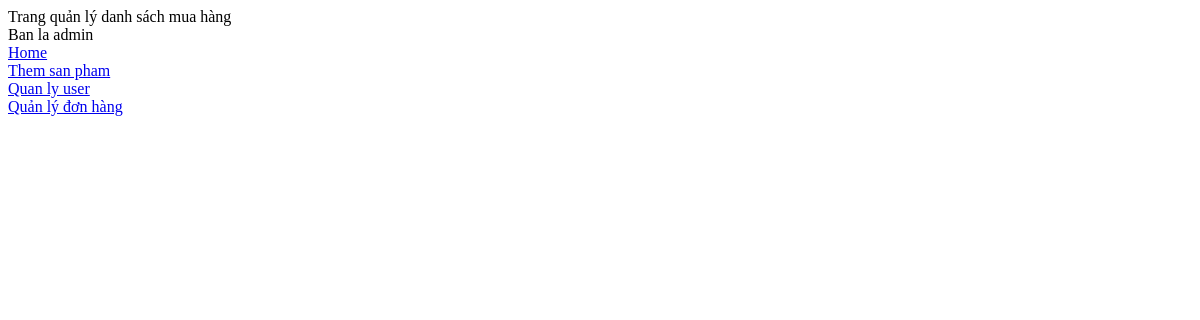
The app's page /manage_order.php (signed in), older data.
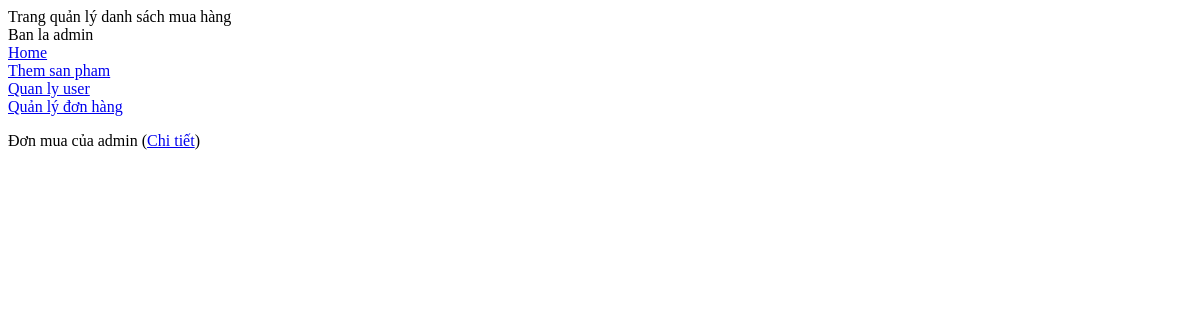
The same page, newer data.
### tables this page shows
CREATE TABLE `users` (
  `id` int(11) NOT NULL,
  `username` varchar(255) NOT NULL,
  `password` varchar(255) NOT NULL,
  `name` varchar(255) NOT NULL,
  `roles` varchar(255) NOT NULL,
  `money` varchar(11) NOT NULL,
  `avatar` varchar(255) NOT NULL
);

### manage_order.php (the view, shortened to what this page needs)
<?php
    include "connect.php";
    if($_SESSION['roles'] == "admin" || $_SESSION['roles'] == "owner"){
        $role = $_SESSION['roles'];
        echo 'Ban la '.$role.'</br>';
        echo '<a href="home.php">Home</a>';
        echo '<a href="addproduct.php">Them san pham</a>';
        if($_SESSION['roles'] == "admin") {
            echo '<a href="admin.php">Quan ly user</a>';
        }
        echo '<a href="manage_order.php">Quản lý đơn hàng</a>';
    }else{
        die('Bạn không có quyền truy cập vào trang này <a href="home.php">Trang chủ</a>');
    }
?>
<!DOCTYPE html>
<html lang="en">
<head>
</head>
<body>
    <form>
        <div class="">
            <?php
                $sql = "SELECT DISTINCT users.username, users.name , users.id FROM cart JOIN users ON cart.user_id = users.id";
                $result = mysqli_query($conn, $sql);
                while($row = mysqli_fetch_assoc($result)){
            ?>
            <p>Đơn mua của  <?php echo $row['name']; ?> (<a href="detail_order.php?id=<?php echo $row['id'] ?>">Chi tiết</a>) </p>
            <?php
            }
            ?>
        </div>
    </form>
</body>
</html>

Row changes from the older to the newer data that the page shows:
now on this page (row edited): users: name "admin"
